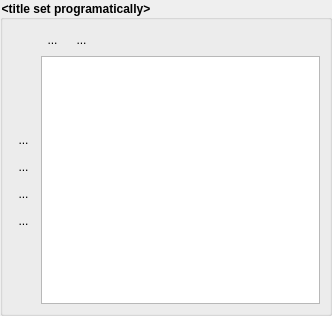
<?xml version="1.0" encoding="UTF-8"?>
<ui version="4.0">
 <class>Form</class>
 <widget class="QWidget" name="Form">
  <property name="geometry">
   <rect>
    <x>0</x>
    <y>0</y>
    <width>332</width>
    <height>316</height>
   </rect>
  </property>
  <property name="windowTitle">
   <string>Form</string>
  </property>
  <property name="styleSheet">
   <string notr="true">QPushButton {
     border: none;
     padding: 4px;
 }

QPushButton:hover {
     background-color: qlineargradient(x1: 0, y1: 0, x2: 0, y2: 1,
                                       stop: 0 #f6f7fa, stop: 1 #dadbde);
     border: 1px solid #8f8f91;
     border-radius: 3px;
 }

 QPushButton:pressed {
     background-color: qlineargradient(x1: 0, y1: 0, x2: 0, y2: 1,
                                       stop: 0 #dadbde, stop: 1 #f6f7fa);
     border: 1px solid #8f8f91;
     border-radius: 3px;
 }

QPushButton:checked {
     background-color: #dadbde;
     border: 1px solid #8f8f91;
     border-radius: 3px;
 }

QPushButton:hover:checked {
     background-color: qlineargradient(x1: 0, y1: 0, x2: 0, y2: 1,
                                       stop: 0 #dadbde, stop: 1 #f6f7fa);
     border: 1px solid #8f8f91;
     border-radius: 3px;
 }

QToolButton {
     border: none;
     padding: 2px;
 }

QToolButton:hover {
     background-color: qlineargradient(x1: 0, y1: 0, x2: 0, y2: 1,
                                       stop: 0 #f6f7fa, stop: 1 #dadbde);
     border: 1px solid #8f8f91;
     border-radius: 3px;
 }

 QToolButton:pressed {
     background-color: qlineargradient(x1: 0, y1: 0, x2: 0, y2: 1,
                                       stop: 0 #dadbde, stop: 1 #f6f7fa);
     border: 1px solid #8f8f91;
     border-radius: 3px;
 }

QToolButton:checked {
     background-color: #dadbde;
     border: 1px solid #8f8f91;
     border-radius: 3px;
 }

QToolButton:hover:checked {
     background-color: qlineargradient(x1: 0, y1: 0, x2: 0, y2: 1,
                                       stop: 0 #dadbde, stop: 1 #f6f7fa);
     border: 1px solid #8f8f91;
     border-radius: 3px;
 }

QGroupBox
{
    font-weight: bold;
}</string>
  </property>
  <layout class="QVBoxLayout" name="verticalLayout_4">
   <property name="spacing">
    <number>0</number>
   </property>
   <property name="margin">
    <number>0</number>
   </property>
   <item>
    <widget class="QGroupBox" name="groupBox">
     <property name="title">
      <string>&lt;title set programatically&gt;</string>
     </property>
     <property name="flat">
      <bool>false</bool>
     </property>
     <property name="checkable">
      <bool>false</bool>
     </property>
     <layout class="QGridLayout" name="gridLayout">
      <item row="0" column="1">
       <layout class="QHBoxLayout" name="horizontalLayout_2">
        <item>
         <widget class="QToolButton" name="toolButton_add_routines">
          <property name="toolTip">
           <string>Add analysis routine(s)</string>
          </property>
          <property name="text">
           <string>...</string>
          </property>
          <property name="icon">
           <iconset resource="../../Anaconda/Lib/site-packages/qtutils/icons/icons.qrc">
            <normaloff>:/qtutils/fugue/plus.png</normaloff>:/qtutils/fugue/plus.png</iconset>
          </property>
         </widget>
        </item>
        <item>
         <widget class="QToolButton" name="toolButton_remove_routines">
          <property name="toolTip">
           <string>Remove selected analysis routine(s)</string>
          </property>
          <property name="text">
           <string>...</string>
          </property>
          <property name="icon">
           <iconset resource="../../Anaconda/Lib/site-packages/qtutils/icons/icons.qrc">
            <normaloff>:/qtutils/fugue/minus.png</normaloff>:/qtutils/fugue/minus.png</iconset>
          </property>
         </widget>
        </item>
        <item>
         <spacer name="horizontalSpacer_2">
          <property name="orientation">
           <enum>Qt::Horizontal</enum>
          </property>
          <property name="sizeHint" stdset="0">
           <size>
            <width>40</width>
            <height>20</height>
           </size>
          </property>
         </spacer>
        </item>
       </layout>
      </item>
      <item row="1" column="0">
       <layout class="QVBoxLayout" name="verticalLayout">
        <item>
         <spacer name="verticalSpacer">
          <property name="orientation">
           <enum>Qt::Vertical</enum>
          </property>
          <property name="sizeHint" stdset="0">
           <size>
            <width>20</width>
            <height>40</height>
           </size>
          </property>
         </spacer>
        </item>
        <item>
         <widget class="QToolButton" name="toolButton_move_to_top">
          <property name="text">
           <string>...</string>
          </property>
          <property name="icon">
           <iconset resource="../../Anaconda/Lib/site-packages/qtutils/icons/icons.qrc">
            <normaloff>:/qtutils/fugue/arrow-stop-090.png</normaloff>:/qtutils/fugue/arrow-stop-090.png</iconset>
          </property>
         </widget>
        </item>
        <item>
         <widget class="QToolButton" name="toolButton_move_up">
          <property name="text">
           <string>...</string>
          </property>
          <property name="icon">
           <iconset resource="../../Anaconda/Lib/site-packages/qtutils/icons/icons.qrc">
            <normaloff>:/qtutils/fugue/arrow-090.png</normaloff>:/qtutils/fugue/arrow-090.png</iconset>
          </property>
         </widget>
        </item>
        <item>
         <widget class="QToolButton" name="toolButton_move_down">
          <property name="text">
           <string>...</string>
          </property>
          <property name="icon">
           <iconset resource="../../Anaconda/Lib/site-packages/qtutils/icons/icons.qrc">
            <normaloff>:/qtutils/fugue/arrow-270.png</normaloff>:/qtutils/fugue/arrow-270.png</iconset>
          </property>
         </widget>
        </item>
        <item>
         <widget class="QToolButton" name="toolButton_move_to_bottom">
          <property name="text">
           <string>...</string>
          </property>
          <property name="icon">
           <iconset resource="../../Anaconda/Lib/site-packages/qtutils/icons/icons.qrc">
            <normaloff>:/qtutils/fugue/arrow-stop-270.png</normaloff>:/qtutils/fugue/arrow-stop-270.png</iconset>
          </property>
         </widget>
        </item>
        <item>
         <spacer name="verticalSpacer_2">
          <property name="orientation">
           <enum>Qt::Vertical</enum>
          </property>
          <property name="sizeHint" stdset="0">
           <size>
            <width>20</width>
            <height>40</height>
           </size>
          </property>
         </spacer>
        </item>
       </layout>
      </item>
      <item row="1" column="1">
       <widget class="TreeView" name="treeView">
        <property name="autoScroll">
         <bool>false</bool>
        </property>
        <property name="alternatingRowColors">
         <bool>true</bool>
        </property>
        <property name="verticalScrollMode">
         <enum>QAbstractItemView::ScrollPerPixel</enum>
        </property>
        <property name="horizontalScrollMode">
         <enum>QAbstractItemView::ScrollPerPixel</enum>
        </property>
        <property name="indentation">
         <number>0</number>
        </property>
       </widget>
      </item>
     </layout>
    </widget>
   </item>
  </layout>
 </widget>
 <customwidgets>
  <customwidget>
   <class>TreeView</class>
   <extends>QTreeView</extends>
   <header>qtutils/widgets.h</header>
  </customwidget>
 </customwidgets>
 <resources>
  <include location="../../Anaconda/Lib/site-packages/qtutils/icons/icons.qrc"/>
 </resources>
 <connections/>
</ui>
